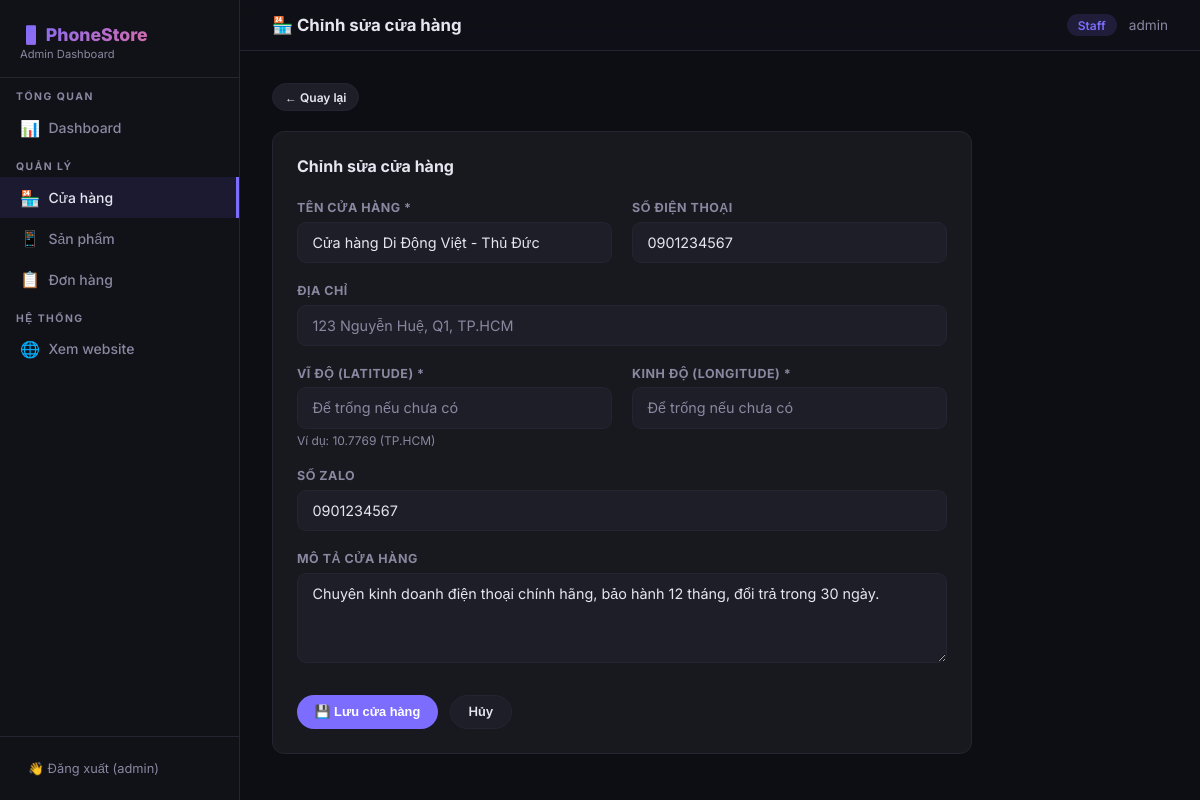
Page /dashboard/stores/1/edit/ (signed in) on the committed database.
### stores/models.py (models this page shows, shortened)
class Store(models.Model):
    name = models.CharField(max_length=100, verbose_name='Tên cửa hàng')
    latitude = models.FloatField(verbose_name='Vĩ độ')
    longitude = models.FloatField(verbose_name='Kinh độ')
    description = models.TextField(blank=True, default='', verbose_name='Giới thiệu cửa hàng')
    phone_number = models.CharField(max_length=20, blank=True, default='', verbose_name='Số điện thoại')
    zalo_number = models.CharField(max_length=20, blank=True, default='', verbose_name='Số Zalo')
    address = models.CharField(max_length=255, blank=True, default='', verbose_name='Địa chỉ')
    class Meta:
        verbose_name = 'Cửa hàng'
        verbose_name_plural = 'Cửa hàng'

### stores/dashboard_views.py (the view, shortened to what this page needs)
# urls.py: path('dashboard/stores/<int:pk>/edit/', dashboard_views.store_edit, name='dashboard_store_edit'),
@dashboard_required
def store_edit(request, pk):
    store = get_object_or_404(Store, pk=pk)
    return render(request, 'stores/dashboard/store_form.html', {'action': 'Chỉnh sửa', 'store': store})

### stores/templates/stores/dashboard/store_form.html (shortened to what this page needs)
{% extends 'stores/dashboard/base_dashboard.html' %}
{% block page_title %}🏪 {{ action }} cửa hàng{% endblock %}
{% block active_stores %}active{% endblock %}
{% block content %}
<div style="max-width:700px">
  <div style="margin-bottom:1.25rem">
    <a href="{% url 'dashboard_store_list' %}" class="btn btn-secondary btn-sm">← Quay lại</a>
  </div>
  <div class="card">
    <h2 style="font-size:1rem;font-weight:700;margin-bottom:1.5rem">{{ action }} cửa hàng</h2>
    <form method="post">
      <div class="form-row">
        <div class="form-group">
          <label class="form-label">Tên cửa hàng *</label>
          <input class="form-control" type="text" name="name" value="{{ store.name|default:'' }}" placeholder="VD: PhoneStore Quận 1" required />
        </div>
        <div class="form-group">
          <label class="form-label">Số điện thoại</label>
          <input class="form-control" type="text" name="phone_number" value="{{ store.phone_number|default:'' }}" placeholder="0901234567" />
        </div>
      </div>
      <div class="form-group">
        <label class="form-label">Địa chỉ</label>
        <input class="form-control" type="text" name="address" value="{{ store.address|default:'' }}" placeholder="123 Nguyễn Huệ, Q1, TP.HCM" />
      </div>
      <div class="form-row">
        <div class="form-group">
          <label class="form-label">Vĩ độ (Latitude) *</label>
          <input class="form-control" type="number" step="any" name="latitude" value="{{ store.latitude|default:'' }}" placeholder="Để trống nếu chưa có" />
          <p class="form-hint">Ví dụ: 10.7769 (TP.HCM)</p>
        </div>
        <div class="form-group">
          <label class="form-label">Kinh độ (Longitude) *</label>
          <input class="form-control" type="number" step="any" name="longitude" value="{{ store.longitude|default:'' }}" placeholder="Để trống nếu chưa có" />
        </div>
      </div>
      <div class="form-group">
        <label class="form-label">Số Zalo</label>
        <input class="form-control" type="text" name="zalo_number" value="{{ store.zalo_number|default:'' }}" placeholder="0901234567" />
      </div>
      <div class="form-group">
        <label class="form-label">Mô tả cửa hàng</label>
        <textarea class="form-control" name="description" placeholder="Giới thiệu ngắn về cửa hàng...">{{ store.description|default:'' }}</textarea>
      </div>
      <div style="display:flex;gap:.75rem;padding-top:.5rem">
        <button type="submit" class="btn btn-primary">💾 Lưu cửa hàng</button>
        <a href="{% url 'dashboard_store_list' %}" class="btn btn-secondary">Hủy</a>
      </div>
    </form>
  </div>
</div>
{% endblock %}

### stores/templates/stores/dashboard/base_dashboard.html (shortened to what this page needs)
<!DOCTYPE html>
<html lang="vi">
<head>
</head>
<body>
<aside class="sidebar">
  <div class="sidebar-brand">
    <div class="logo">📱 PhoneStore</div>
    <small>Admin Dashboard</small>
  </div>
  <span class="nav-section">Tổng quan</span>
  <a href="{% url 'dashboard_home' %}" class="nav-item {% block active_home %}{% endblock %}">
    <span class="icon">📊</span> Dashboard
  </a>
  <span class="nav-section">Quản lý</span>
  <a href="{% url 'dashboard_store_list' %}" class="nav-item {% block active_stores %}{% endblock %}">
    <span class="icon">🏪</span> Cửa hàng
  </a>
  <a href="{% url 'dashboard_product_list' %}" class="nav-item {% block active_products %}{% endblock %}">
    <span class="icon">📱</span> Sản phẩm
  </a>
  <a href="{% url 'dashboard_order_list' %}" class="nav-item {% block active_orders %}{% endblock %}">
    <span class="icon">📋</span> Đơn hàng
  </a>
  <span class="nav-section">Hệ thống</span>
  <a href="{% url 'home' %}" class="nav-item">
    <span class="icon">🌐</span> Xem website
  </a>
  <div class="sidebar-footer">
    <a href="{% url 'logout' %}">👋 Đăng xuất ({{ request.user.username }})</a>
  </div>
</aside>
<div class="main">
  <div class="topbar">
    <span class="topbar-title">{% block page_title %}Dashboard{% endblock %}</span>
    <div class="topbar-right">
      <span class="tag">Staff</span>
      <span style="color:var(--muted)">{{ request.user.username }}</span>
    </div>
  </div>
  <div class="page-content">
    {% block content %}{% endblock %}
  </div>
</div>
</body>
</html>

### stores/templates/stores/dashboard/base_dashboard.html (style rules this page uses)
:root { --bg:#0d0d14;--sidebar:#111118;--surface:#18181f;--surface2:#1e1e28; --border:#252532;--accent:#7c6dff;--accent2:#ff6b85;--accent-glow:rgba(124,109,255,.3); --text:#e6e6f0;--muted:#8888a0;--success:#22c55e;--warn:#f59e0b;--danger:#ef4444;--info:#38bdf8; --r:12px;--sidebar-w:240px; }
*,*::before,*::after { box-sizing:border-box;margin:0;padding:0 }
body { background:var(--bg);color:var(--text);font-family:'Inter',sans-serif;display:flex;min-height:100vh }
a { color:var(--accent);text-decoration:none;transition:color .2s }
.sidebar { width:var(--sidebar-w);background:var(--sidebar);border-right:1px solid var(--border); display:flex;flex-direction:column;position:fixed;top:0;left:0;bottom:0;z-index:50;transition:transform .3s }
.sidebar-brand { padding:1.5rem 1.25rem 1rem;border-bottom:1px solid var(--border) }
.sidebar-brand .logo { font-size:1.1rem;font-weight:800;background:linear-gradient(135deg,var(--accent),var(--accent2)); -webkit-background-clip:text;-webkit-text-fill-color:transparent;background-clip:text }
.sidebar-brand small { display:block;color:var(--muted);font-size:.7rem;margin-top:.15rem }
.nav-section { padding:.75rem 1rem .25rem;font-size:.65rem;font-weight:700;text-transform:uppercase;letter-spacing:1.5px;color:var(--muted) }
.nav-item { display:flex;align-items:center;gap:.65rem;padding:.65rem 1.25rem;font-size:.875rem;font-weight:500; color:var(--muted);transition:all .2s;border-radius:0;cursor:pointer;border:none;background:none;width:100%;text-align:left }
.nav-item:hover,.nav-item.active { color:var(--text);background:rgba(124,109,255,.1);border-right:3px solid var(--accent) }
.nav-item .icon { width:18px;text-align:center;font-size:1rem }
.sidebar-footer { margin-top:auto;padding:1rem;border-top:1px solid var(--border) }
.sidebar-footer a { display:flex;align-items:center;gap:.5rem;font-size:.8rem;color:var(--muted);padding:.5rem .75rem;border-radius:8px }
.main { margin-left:var(--sidebar-w);flex:1;display:flex;flex-direction:column;min-height:100vh }
.topbar { background:rgba(17,17,24,.8);backdrop-filter:blur(16px);border-bottom:1px solid var(--border); padding:.9rem 2rem;display:flex;align-items:center;justify-content:space-between;position:sticky;top:0;z-index:40 }
.topbar-title { font-weight:700;font-size:1.05rem }
.topbar-right { display:flex;align-items:center;gap:.75rem;font-size:.85rem }
.tag { background:rgba(124,109,255,.15);color:var(--accent);padding:.2rem .7rem;border-radius:50px;font-size:.75rem;font-weight:600 }
.page-content { padding:2rem;flex:1 }
.card { background:var(--surface);border:1px solid var(--border);border-radius:var(--r);padding:1.5rem }
.btn { display:inline-flex;align-items:center;gap:.4rem;padding:.55rem 1.1rem;border-radius:50px; font-weight:600;font-size:.8rem;cursor:pointer;border:none;transition:all .2s;text-decoration:none;white-space:nowrap }
.btn-primary { background:var(--accent);color:#fff }
.btn-secondary { background:var(--surface2);color:var(--text);border:1px solid var(--border) }
.btn-sm { padding:.35rem .75rem;font-size:.75rem }
.form-group { margin-bottom:1.25rem }
.form-row { display:grid;grid-template-columns:1fr 1fr;gap:1.25rem }
.form-label { display:block;font-size:.78rem;font-weight:700;color:var(--muted);text-transform:uppercase;letter-spacing:.5px;margin-bottom:.4rem }
.form-control { width:100%;padding:.7rem .9rem;background:var(--surface2);border:1px solid var(--border); border-radius:9px;color:var(--text);font-size:.9rem;outline:none;transition:border-color .2s,box-shadow .2s;font-family:inherit }
.form-control::placeholder { color:var(--muted) }
textarea.form-control { resize:vertical;min-height:90px }
.form-hint { font-size:.75rem;color:var(--muted);margin-top:.3rem }

### rows in the picture
Store: name "Cửa hàng Di Động Việt - Thủ Đức", phone_number "0901234567", zalo_number "0901234567", description "Chuyên kinh doanh điện thoại chính hãng, bảo hành 12 tháng, đổi trả trong 30 ngày."

### other values in the picture
{{ request.user.username }} "admin"
{{ action }} "Chỉnh sửa"
